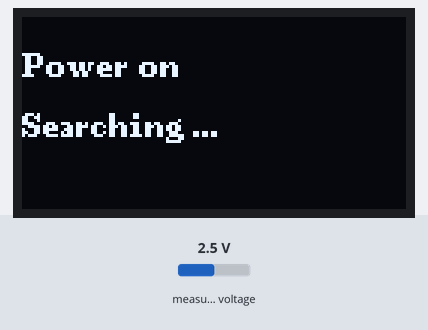
This sketch was run on a simulated ESP8266 (NodeMCU). Parts: 128×64 one-colour display. Inputs (shaded band) come from the test bench; at power-on: measured voltage 2.5 V. WiFi joins after 1.5 s; servers stay silent unless stated; what the sketch prints to the serial monitor is not drawn.

Above: at 0.1 s.
At 1.7 s:
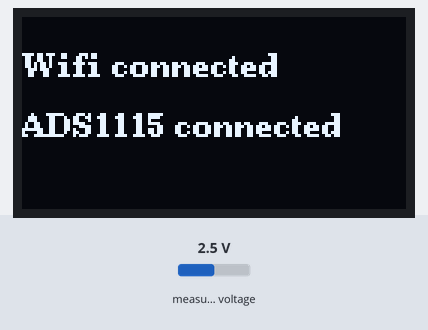

The sketch:

fingerbeat_WLAN_Display.ino
```cpp
#include <Wire.h>
#include <U8g2lib.h>
#include <ADS1115_WE.h>

#include <ESP8266WiFi.h>
#include <WiFiUdp.h>
#include "ESP8266TimerInterrupt.h"

// I2C Connection
#define SDA_PIN D2
#define SCL_PIN D1
#define I2C_ADDRESS 0x48   // ADS1115

// Select a Timer Clock
#define USING_TIM_DIV1                true        // for shortest and most accurate timer
#define USING_TIM_DIV16               false       // for medium time and medium accurate timer
#define USING_TIM_DIV256              false        // for longest timer but least accurate. Default

// Wifi einrichten
const char* ssid = "Raspi-Wifi-2.4";               // Darf bis zu 32 Zeichen haben.
const char* password = "raspi01-wifi";             // Mindestens 8 Zeichen jedoch nicht länger als 64 Zeichen.
unsigned long previousMillis = 0;
WiFiUDP Udp;
IPAddress unicastIP(192, 168, 1, 2);               // Ziel-IP-Adresse eintragen
constexpr uint16_t PORT = 8266;

// Timer einrichten
ESP8266Timer ITimer;

// ADC einrichten
ADS1115_WE adc = ADS1115_WE(I2C_ADDRESS);

// Display einrichten
// U8G2_R2 = 180 degrees rotated
U8G2_SSD1306_128X64_NONAME_F_SW_I2C u8g2(U8G2_R2,SCL_PIN,SDA_PIN,U8X8_PIN_NONE);

#define faADC 200
#define packetSize 20

int packetCounter = 0;
char packetBuffer[25 * packetSize];

void setup() {
  Wire.begin();
  Serial.begin(115200);
  // Startbildschirm ausgeben
  u8g2.begin();
  u8g2.clearBuffer();
  u8g2.setFont(u8g2_font_ncenB08_tr);
  u8g2.drawStr(0,20,"Power on");
  u8g2.drawStr(0,40,"Searching ...");
  u8g2.sendBuffer();

  u8g2.clearBuffer();

  // Mit WLAN verbinden
  delay(100);
  WiFi.mode(WIFI_STA);
  WiFi.begin(ssid, password);
  while (WiFi.status() != WL_CONNECTED) {
    delay(500);
    Serial.print(".");
  }
  Serial.println("\nVerbunden mit: " + WiFi.SSID());
  u8g2.drawStr(0,20,"Wifi connected");

  // Mit ADS1115 verbinden
  if(!adc.init()){
    Serial.println("ADS1115 not connected!");
    u8g2.drawStr(0,40,"ADS1115 not connected");
  }
  else
  {
    Serial.println("ADS1115 found!");
    u8g2.drawStr(0,40,"ADS1115 connected");
  }
  // ADS1115 Parameter einstellen
  adc.setVoltageRange_mV(ADS1115_RANGE_0256);
  adc.setCompareChannels(ADS1115_COMP_0_1);
  adc.setConvRate(ADS1115_250_SPS);
  adc.setMeasureMode(ADS1115_CONTINUOUS);

  u8g2.sendBuffer();
  delay(1000);

  // Interrupt-Timer starten
  ITimer.attachInterruptInterval(1000000/faADC, readADC);

}

void loop() {
}

void readADC() {
  int adcValue = adc.getRawResult();
  char mString[25];
  sprintf(mString,"FBT:%i,t:%lu\r\n", adcValue,millis());
  strcat(packetBuffer,mString);
  packetCounter++;
  if (packetCounter > packetSize-1) {
     Udp.beginPacket(unicastIP, PORT);
     Udp.write(packetBuffer);
     Udp.endPacket();
     packetCounter = 0;
     packetBuffer[0] = '\0';
  }
}
```
